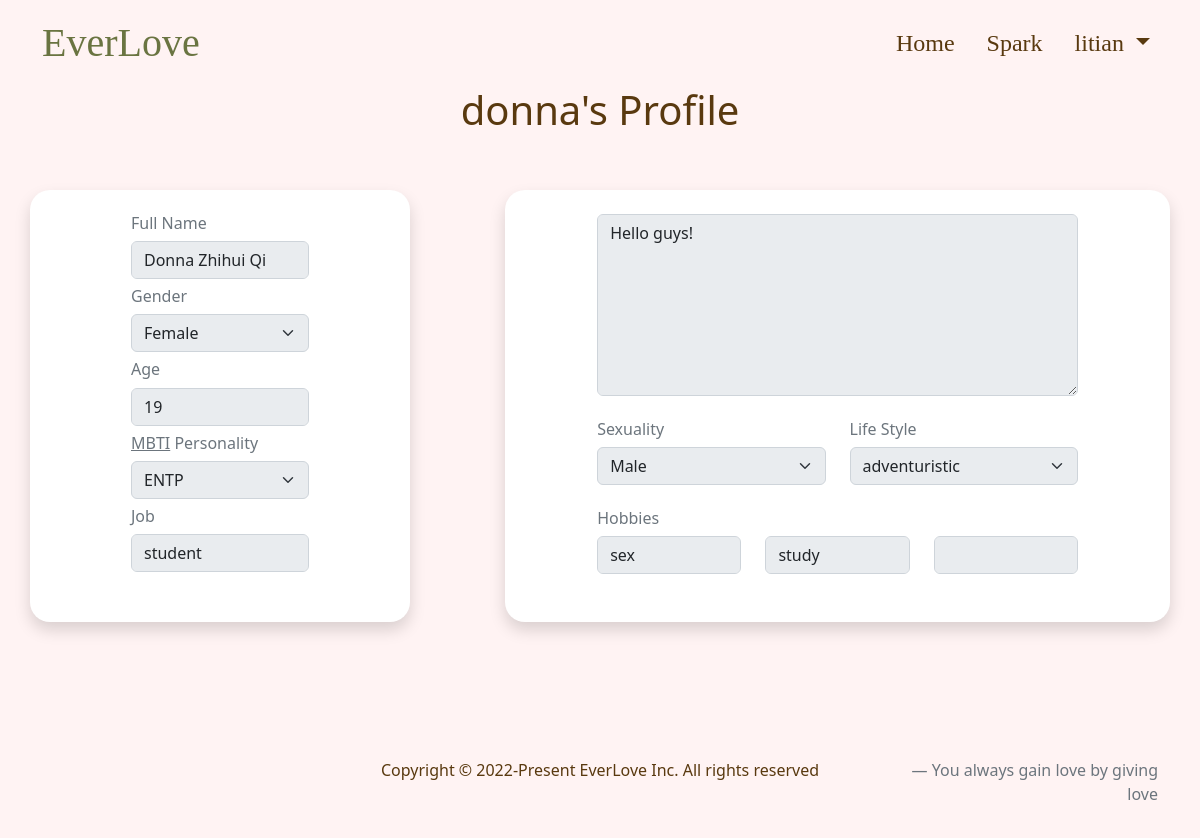
Screenshot of /profile/donna (signed in) with the database file from the repository.
### web/models.py (models this page shows, shortened)
class User(AbstractUser):
    fullname = models.CharField(max_length=64, default='')
    gender = models.CharField(max_length=32,
                              choices=GENDER_CHOICES,
                              default='NA')
    age = models.IntegerField(blank=True, null=True)
    personality = models.CharField(max_length=4,
                                   choices=PERSONALITY_CHOICES,
                                   default='NA')
    job = models.ForeignKey(Job,
                            on_delete=models.SET_NULL,
                            blank=True,
                            null=True,
                            related_name="people")
    description = models.TextField(blank=True, null=True)
    sexuality = models.CharField(max_length=32,
                                 choices=GENDER_CHOICES,
                                 default='NA')
    lifestyle = models.CharField(max_length=3,
                                 choices=LIFE_STYLE_CHOICES,
                                 default='NA')

class Job(models.Model):
    name = models.CharField(max_length=64)

class Hobby(models.Model):
    name = models.CharField(max_length=64)
    def __str__(self):
        return f"{self.name}"

### web/views.py (the view, shortened to what this page needs)
# urls.py: path('profile/<str:username>', views.profile, name="profile"),
@csrf_exempt
def profile(request, username):
    if request.method == "GET":
        usr = User.objects.get(username=username)
        hobbies = [usr_hobby.hobby for usr_hobby in usr.hobbies.all()]
        hobby1 = (hobbies[0] if len(hobbies) >= 1 else None)
        hobby2 = (hobbies[1] if len(hobbies) >= 2 else None)
        hobby3 = (hobbies[2] if len(hobbies) == 3 else None)
        return render(
            request, "web/profile.html", {
                "usr": usr,
                "hobby1": hobby1,
                "hobby2": hobby2,
                "hobby3": hobby3,
                "personalities": PERSONALITY_CHOICES,
                "genders": GENDER_CHOICES,
                "lifestyles": LIFE_STYLE_CHOICES
            })

### web/templates/web/profile.html (shortened to what this page needs)
{% extends 'web/layout.html' %}
{% load static %}
{% block body %}
<section id="profile">
    <div class="container">
        <div class="text-center">
            <h1>{{ usr.username }}'s Profile</h1>
        </div>
        <form id="profile-form">
            <div class="row py-5 gy-4 text-center">
                <div class="col-10 offset-1 col-md-4 offset-md-0 bg-white shadow text-center py-4 rounded-custom">
                    <div class="text-start w-50 m-auto">
                        <h6 class="text-secondary">Full Name</h6>
                        <input class="form-control mb-2 bg-lighter-secondary" name="fullname"
                            value="{{ usr.fullname }}" />
                        <h6 class="text-secondary">Gender</h6>
                        <select class="form-select mb-2 bg-lighter-secondary" name="gender">
                            {% for gender_notation, gender in genders %}
                            {% if gender_notation == usr.gender %}
                            <option selected value="{{ gender_notation }}">{{ gender }}</option>
                            {% else %}
                            <option value="{{ gender_notation }}">{{ gender }}</option>
                            {% endif %}
                            {% endfor %}
                        </select>
                        <h6 class="text-secondary">Age</h6>
                        {% if usr.age %}
                        <input class="form-control mb-2 bg-lighter-secondary" name="age" value="{{ usr.age }}" />
                        {% else %}
                        <input class="form-control mb-2 bg-lighter-secondary" name="age" />
                        {% endif %}
                        <h6 class="text-secondary">
                            <a class="text-secondary" href="https://www.16personalities.com/personality-types">MBTI</a>
                            Personality
                        </h6>
                        <select class="form-select mb-2 bg-lighter-secondary" name="mbti">
                            {% for personality_notation, personality in personalities %}
                            {% if personality_notation == usr.personality %}
                            <option selected value="{{ personality_notation }}">{{ personality }}</option>
                            {% else %}
                            <option value="{{ personality_notation }}">{{ personality }}</option>
                            {% endif %}
                            {% endfor %}
                        </select>
                        <h6 class="text-secondary">Job</h6>
                        {% if usr.job %}
                        <input class="form-control mb-2 bg-lighter-secondary" name="job" value="{{ usr.job.name }}" />
                        {% else %}
                        <input class="form-control mb-2 bg-lighter-secondary" name="job" />
                        {% endif %}
                    </div>
                </div>
                <div class="col-10 offset-1 col-md-7 offset-md-1 bg-white shadow text-center py-4 rounded-custom">
                    <div class="text-start w-75 m-auto">
                        {% if usr.description %}
                        <textarea class="form-control mb-4 bg-lighter-secondary" name="description"
                            placeholder="Introduce yourself!" rows="7">{{ usr.description }}</textarea>
                        {% else %}
                        <textarea class="form-control mb-4 bg-lighter-secondary" name="description"
                            placeholder="Introduce yourself!" rows="7"></textarea>
                        {% endif %}
                        <div class="row">
                            <div class="col-md-6">
                                <h6 class="text-secondary">Sexuality</h6>
                                <select name="sexuality" class="form-select mb-4 bg-lighter-secondary">
                                    {% for gender_notation, gender in genders %}
                                    {% if gender_notation == usr.sexuality %}
                                    <option selected value="{{ gender_notation }}">{{ gender }}</option>
                                    {% else %}
                                    <option value="{{ gender_notation }}">{{ gender }}</option>
                                    {% endif %}
                                    {% endfor %}
                                </select>
                            </div>
                            <div class="col-md-6">
                                <h6 class="text-secondary">Life Style</h6>
                                <select name="lifestyle" class="form-select mb-4 bg-lighter-secondary">
                                    {% for life_notation, life in lifestyles %}
                                    {% if life_notation == usr.lifestyle %}
                                    <option selected value="{{ life_notation }}">{{ life }}</option>
                                    {% else %}
                                    <option value="{{ life_notation }}">{{ life }}</option>
                                    {% endif %}
                                    {% endfor %}
                                </select>
                            </div>
                        </div>
                        <div class="row">
                            <h6 class="text-secondary">Hobbies</h6>
                            {% if hobby1 is not None %}
                            <div class="col-md-4">
                                <input type="text" name="hobby1" class="form-control mb-4 bg-lighter-secondary"
                                    value="{{ hobby1 }}" />
                            </div>
                            {% else %}
                            <div class="col-md-4">
                                <input type="text" name="hobby1" class="form-control mb-4 bg-lighter-secondary" />
                            </div>
                            {% endif %}
                            {% if hobby2 is not None %}
                            <div class="col-md-4">
                                <input type="text" name="hobby2" class="form-control mb-4 bg-lighter-secondary"
                                    value="{{ hobby2 }}" />
                            </div>
                            {% else %}
                            <div class="col-md-4">
                                <input type="text" name="hobby2" class="form-control mb-4 bg-lighter-secondary" />
                            </div>
                            {% endif %}
                            {% if hobby3 is not None %}
                            <div class="col-md-4">
                                <input type="text" name="hobby3" class="form-control mb-4 bg-lighter-secondary"
                                    value="{{ hobby3 }}" />
                            </div>
                            {% else %}
                            <div class="col-md-4">
                                <input type="text" name="hobby3" class="form-control mb-4 bg-lighter-secondary" />
                            </div>
                            {% endif %}
                        </div>
                    </div>
                </div>
            </div>
            {% if user.is_authenticated and user.username == usr.username%}
            <div class="text-center text-md-end pb-3">
                <button type="button" class="btn btn-warning btn-lg" id="update">Update</button>
            </div>
            {% else %}
            <div class="pb-4"></div>
            <div class="pb-5"></div>
            {% endif %}
        </form>
    </div>
</section>
{% endblock %}

### web/templates/web/layout.html (shortened to what this page needs)
{% load static %}
<!DOCTYPE html>
<html lang="en">
<head>
    <link href="https://cdn.jsdelivr.net/npm/bootstrap@5.2.0/dist/css/bootstrap.min.css" rel="stylesheet"
>
    <link rel="stylesheet" href="https://cdn.jsdelivr.net/npm/bootstrap-icons@1.3.0/font/bootstrap-icons.css">
    <link rel="stylesheet" href="{% static 'web/styles.css' %}">
</head>
<body>
    <nav class="navbar navbar-expand-lg py-2">
        <div class="container">
            <a href="{% url 'web:index' %}" class="navbar-brand everlove">EverLove</a>
            <div class="collapse navbar-collapse" id="navmenu">
                <ul class="navbar-nav ms-auto">
                    <li class="nav-item me-lg-3">
                        <a href="{% url 'web:index' %}" class="nav-link">Home</a>
                    </li>
                    <li class="nav-item me-lg-3"><a href="{% url 'web:spark' %}" class="nav-link">Spark</a></li>
                    {% if user.is_authenticated %}
                    <div class="dropdown">
                        <a href="#" class="nav-link dropdown-toggle" data-bs-toggle="dropdown">
                            {{ user.username }}
                        </a>
                    </div>
                    {% else %}
                    <li class="nav-item"><a href="{% url 'web:login' %}" class="nav-link" id="sign-in">Sign in</a></li>
                    {% endif %}
                </ul>
            </div>
        </div>
    </nav>
    {% block body %}
    {% endblock %}
    <footer>
        <div class="container">
            <div class="row text-center">
                <div class="col-md-6 offset-md-3">
                    <p>Copyright © 2022-Present EverLove Inc. All rights reserved</p>
                </div>
                <div class="col-md-3 fs-6 blockquote-footer text-md-end">You always gain love by giving love</div>
            </div>
        </div>
    </footer>
</body>
</html>

### web/static/web/styles.css (style rules this page uses)
* { box-sizing: border-box; padding: 0; margin: 0; font-family: system-ui, -apple-system, sans-serif, Helvetica, Arial; }
nav { background-color: #fff3f3; }
h1, h2, h3, p { color: #59390F; }
.nav-link { color: #59390F; }
.everlove { font-family: Alex Brush; font-size: 40px; color: #6A7441; text-decoration: none; }
.nav-link { font-family: Bebas Neue; font-size: 24px; }
.rounded-custom { border-radius: 20px; }
footer { background-color: #fff3f3; padding: 1rem; }
#profile { background-color: #fff3f3; }
.bg-lighter-secondary { background-color: #F0F0F0; }

### rows the page displays
User: username "litian"
User: username "donna", fullname "Donna Zhihui Qi", gender "Female", age "19", mbti "ENTP", job "student", description "Hello guys!", sexuality "Male", lifestyle "adventuristic"
Hobby: hobby1 "sex"
Hobby: hobby2 "study"
